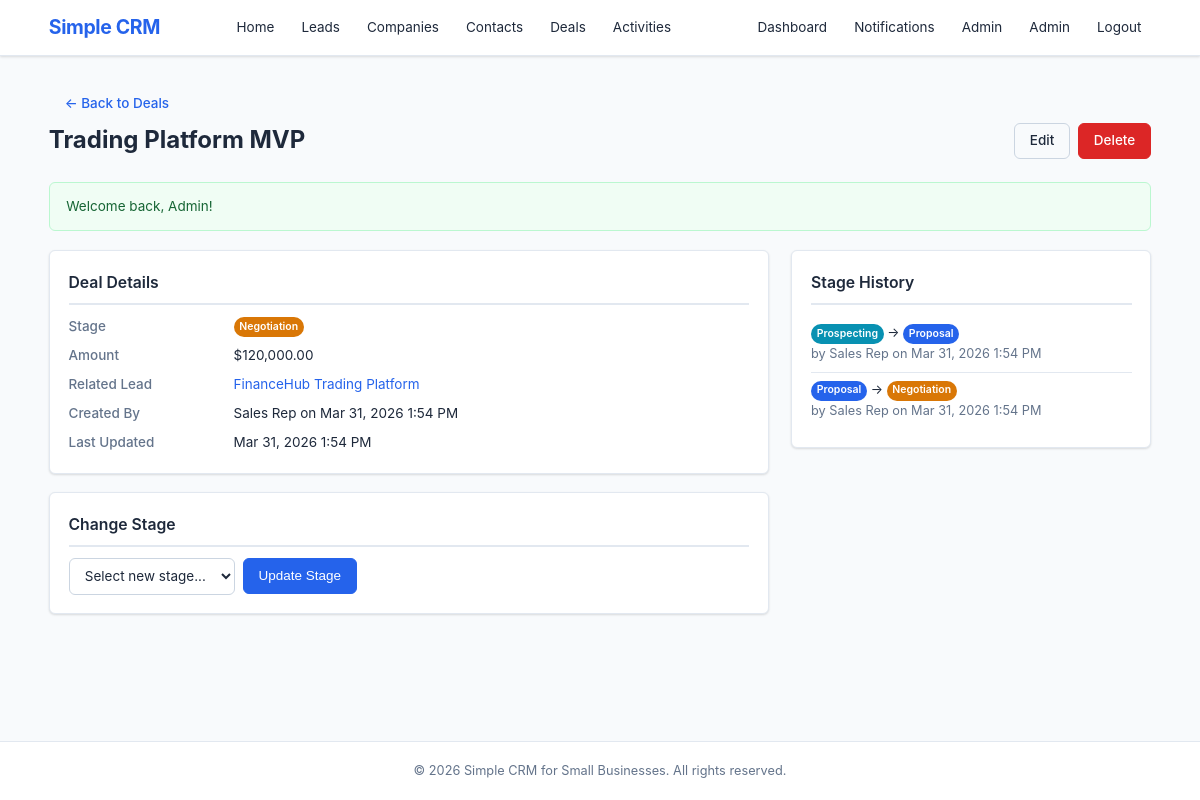
The page /public/deal_detail.php?id=3 (signed in) on the database its author committed.
### tables this page shows
CREATE TABLE IF NOT EXISTS `deals` (
    `id`         INT AUTO_INCREMENT PRIMARY KEY,
    `lead_id`    INT            DEFAULT NULL,
    `title`      VARCHAR(200)   NOT NULL DEFAULT '',
    `amount`     DECIMAL(12,2)  NOT NULL DEFAULT 0.00,
    `stage`      ENUM('prospecting','proposal','negotiation','won','lost') NOT NULL DEFAULT 'prospecting',
    `created_by` INT            DEFAULT NULL,
    `created_at` DATETIME       NOT NULL DEFAULT CURRENT_TIMESTAMP,
    `updated_at` DATETIME       NOT NULL DEFAULT CURRENT_TIMESTAMP ON UPDATE CURRENT_TIMESTAMP,
    FOREIGN KEY (`lead_id`)    REFERENCES `leads`(`id`) ON DELETE CASCADE,
    FOREIGN KEY (`created_by`) REFERENCES `users`(`id`) ON DELETE SET NULL
);

CREATE TABLE IF NOT EXISTS `leads` (
    `id`          INT AUTO_INCREMENT PRIMARY KEY,
    `title`       VARCHAR(200) NOT NULL,
    `description` TEXT         DEFAULT NULL,
    `status`      ENUM('new','contacted','qualified','won','lost') NOT NULL DEFAULT 'new',
    `company_id`  INT          DEFAULT NULL,
    `contact_id`  INT          DEFAULT NULL,
    `assigned_to` INT          DEFAULT NULL,
    `category_id` INT          DEFAULT NULL,
    `created_by`  INT          DEFAULT NULL,
    `created_at`  DATETIME     NOT NULL DEFAULT CURRENT_TIMESTAMP,
    `updated_at`  DATETIME     NOT NULL DEFAULT CURRENT_TIMESTAMP ON UPDATE CURRENT_TIMESTAMP,
    FOREIGN KEY (`company_id`)  REFERENCES `companies`(`id`)  ON DELETE SET NULL,
    FOREIGN KEY (`contact_id`)  REFERENCES `contacts`(`id`)   ON DELETE SET NULL,
    FOREIGN KEY (`assigned_to`) REFERENCES `users`(`id`)      ON DELETE SET NULL,
    FOREIGN KEY (`category_id`) REFERENCES `categories`(`id`) ON DELETE SET NULL,
    FOREIGN KEY (`created_by`)  REFERENCES `users`(`id`)      ON DELETE SET NULL
);

CREATE TABLE IF NOT EXISTS `status_history` (
    `id`          INT AUTO_INCREMENT PRIMARY KEY,
    `object_type` VARCHAR(50)  NOT NULL,
    `object_id`   INT          NOT NULL,
    `old_status`  VARCHAR(50)  DEFAULT NULL,
    `new_status`  VARCHAR(50)  NOT NULL,
    `changed_by`  INT          DEFAULT NULL,
    `changed_at`  DATETIME     NOT NULL DEFAULT CURRENT_TIMESTAMP,
    FOREIGN KEY (`changed_by`) REFERENCES `users`(`id`) ON DELETE SET NULL,
    INDEX `idx_history_object` (`object_type`, `object_id`)
);

### models/Deal.php (called while the page is built, shortened)
<?php
function getDealById(int $id): ?array
{
    $db = getDB();
    $stmt = $db->prepare(
        'SELECT d.*,
                l.title AS lead_title,
                CONCAT(u.first_name, " ", u.last_name) AS creator_name
         FROM deals d
         LEFT JOIN leads l ON d.lead_id = l.id
         LEFT JOIN users u ON d.created_by = u.id
         WHERE d.id = :id'
    );
    $stmt->execute([':id' => $id]);
    return $stmt->fetch() ?: null;
}

### includes/auth.php (called while the page is built, shortened)
<?php
function isLoggedIn(): bool
{
    return isset($_SESSION['user_id']);
}
function currentRole(): string
{
    return $_SESSION['user_role'] ?? 'visitor';
}
function hasMinRole(string $minRole): bool
{
    $hierarchy = [
        'visitor'       => 0,
        'user'          => 1,
        'sales_rep'     => 2,
        'sales_manager' => 3,
        'admin'         => 4,
    ];
    $userLevel = $hierarchy[currentRole()] ?? 0;
    $minLevel  = $hierarchy[$minRole]      ?? 0;
    return $userLevel >= $minLevel;
}

### includes/permissions.php (called while the page is built, shortened)
<?php
require_once __DIR__ . '/auth.php';
function canEditDeal(array $deal): bool
{
    if (hasMinRole('admin')) return true;
    return ($deal['created_by'] == currentUserId());
}
function canDeleteDeal(array $deal): bool
{
    if (hasMinRole('admin')) return true;
    return ($deal['created_by'] == currentUserId());
}

### models/User.php (called while the page is built, shortened)
<?php
function getStatusHistory(string $objectType, int $objectId): array
{
    $db = getDB();
    $stmt = $db->prepare(
        'SELECT sh.*,
                CONCAT(u.first_name, " ", u.last_name) AS changed_by_name
         FROM status_history sh
         LEFT JOIN users u ON sh.changed_by = u.id
         WHERE sh.object_type = :ot AND sh.object_id = :oid
         ORDER BY sh.changed_at DESC'
    );
    $stmt->execute([':ot' => $objectType, ':oid' => $objectId]);
    return $stmt->fetchAll();
}

### public/deal_detail.php (the view, shortened to what this page needs)
<?php
require_once __DIR__ . '/../includes/auth.php';
require_once __DIR__ . '/../includes/helpers.php';
require_once __DIR__ . '/../includes/permissions.php';
require_once __DIR__ . '/../models/Deal.php';
require_once __DIR__ . '/../models/User.php';
$id = (int) ($_GET['id'] ?? 0);
$deal = getDealById($id);
$transitions   = allowedDealTransitions($deal['stage']);
$statusHistory = getStatusHistory('deal', $id);
require_once __DIR__ . '/../includes/header.php';
?>
<div class="container">
    <a href="deals.php" class="btn btn-ghost">&larr; Back to Deals</a>
    <div class="page-header">
        <h1><?= e($deal['title'] ?: 'Deal #' . $deal['id']) ?></h1>
        <div class="header-actions">
            <?php if (canEditDeal($deal)): ?>
                <a href="deal_form.php?id=<?= $id ?>" class="btn btn-secondary">Edit</a>
            <?php endif; ?>
            <?php if (canDeleteDeal($deal)): ?>
                <a href="deal_delete.php?id=<?= $id ?>" class="btn btn-danger"
                   onclick="return confirm('Delete this deal?');">Delete</a>
            <?php endif; ?>
        </div>
    </div>
    <?= renderFlash() ?>
    <div class="detail-grid">
        <div class="detail-main">
            <div class="card">
                <h2>Deal Details</h2>
                <dl class="detail-list">
                    <dt>Stage</dt>
                    <dd><span class="badge <?= statusClass($deal['stage']) ?>"><?= statusLabel($deal['stage']) ?></span></dd>
                    <dt>Amount</dt><dd>$<?= number_format($deal['amount'], 2) ?></dd>
                    <dt>Related Lead</dt>
                    <dd><?= $deal['lead_title'] ? '<a href="lead_detail.php?id=' . $deal['lead_id'] . '">' . e($deal['lead_title']) . '</a>' : '—' ?></dd>
                    <dt>Created By</dt><dd><?= e($deal['creator_name'] ?? '—') ?> on <?= formatDateTime($deal['created_at']) ?></dd>
                    <dt>Last Updated</dt><dd><?= formatDateTime($deal['updated_at']) ?></dd>
                </dl>
            </div>
            <?php if (canEditDeal($deal) && !empty($transitions)): ?>
            <div class="card">
                <h2>Change Stage</h2>
                <form method="POST" class="inline-form">
                    <select name="new_stage" class="filter-select" required>
                        <option value="">Select new stage...</option>
                    </select>
                    <button type="submit" class="btn btn-primary">Update Stage</button>
                </form>
            </div>
            <?php endif; ?>
        </div>
        <div class="detail-sidebar">
            <div class="card">
                <h3>Stage History</h3>
                <?php if (empty($statusHistory)): ?>
                    <p class="text-muted">No changes recorded.</p>
                <?php else: ?>
                    <div class="history-list">
                        <?php foreach ($statusHistory as $h): ?>
                            <div class="history-item">
                                <span class="badge <?= statusClass($h['old_status'] ?? 'prospecting') ?>"><?= statusLabel($h['old_status'] ?? '—') ?></span>
                                &rarr;
                                <span class="badge <?= statusClass($h['new_status']) ?>"><?= statusLabel($h['new_status']) ?></span>
                                <br>
                                <small class="text-muted">by <?= e($h['changed_by_name'] ?? 'System') ?> on <?= formatDateTime($h['changed_at']) ?></small>
                            </div>
                        <?php endforeach; ?>
                    </div>
                <?php endif; ?>
            </div>
        </div>
    </div>
</div>
<?php require_once __DIR__ . '/../includes/footer.php'; ?>

### public/css/style.css (style rules this page uses)
*, *::before, *::after { box-sizing: border-box; margin: 0; padding: 0; }
:root { --color-primary: #2563eb; --color-primary-dark: #1d4ed8; --color-success: #16a34a; --color-warning: #d97706; --color-danger: #dc2626; --color-info: #0891b2; --color-bg: #f8fafc; --color-white: #ffffff; --color-text: #1e293b; --color-text-light: #64748b; --color-border: #e2e8f0; --color-border-dark: #cbd5e1; --radius: 6px; --shadow: 0 1px 3px rgba(0,0,0,0.08), 0 1px 2px rgba(0,0,0,0.06); --shadow-md: 0 4px 6px rgba(0,0,0,0.07), 0 2px 4px rgba(0,0,0,0.06); --font-sans: -apple-system, BlinkMacSystemFont, 'Segoe UI', Roboto, Oxygen, Ubuntu, sans-serif; --font-mono: 'SF Mono', SFMono-Regular, Consolas, 'Liberation Mono', Menlo, monospace; }
html { font-size: 15px; line-height: 1.6; }
body { font-family: var(--font-sans); color: var(--color-text); background: var(--color-bg); min-height: 100vh; display: flex; flex-direction: column; }
a { color: var(--color-primary); text-decoration: none; }
.container { max-width: 1140px; margin: 0 auto; padding: 0 1.25rem; }
.badge { display: inline-block; font-size: 0.7rem; font-weight: 600; padding: 0.15em 0.55em; border-radius: 999px; vertical-align: middle; color: var(--color-white); }
.badge-primary { background: var(--color-primary); }
.badge-warning { background: var(--color-warning); }
.badge-info { background: var(--color-info); }
.page-header { display: flex; align-items: center; justify-content: space-between; margin-bottom: 1.5rem; gap: 1rem; flex-wrap: wrap; }
.page-header h1 { font-size: 1.6rem; font-weight: 700; color: var(--color-text); }
.btn { display: inline-block; padding: 0.5rem 1rem; font-size: 0.9rem; font-weight: 500; border-radius: var(--radius); border: 1px solid var(--color-border-dark); background: var(--color-white); color: var(--color-text); cursor: pointer; transition: all 0.15s; text-align: center; line-height: 1.4; }
.btn-primary { background: var(--color-primary); color: var(--color-white); border-color: var(--color-primary); }
.btn-danger { background: var(--color-danger); color: var(--color-white); border-color: var(--color-danger); }
.card { background: var(--color-white); border: 1px solid var(--color-border); border-radius: var(--radius); padding: 1.25rem; box-shadow: var(--shadow); }
.card h3 { font-size: 1rem; margin-bottom: 0.75rem; font-weight: 600; }
.btn-secondary { background: var(--color-bg); color: var(--color-text); border-color: var(--color-border-dark); }
.btn-ghost { background: transparent; border-color: transparent; color: var(--color-primary); }
.filter-input, .filter-select { padding: 0.55rem 0.75rem; font-size: 0.9rem; border: 1px solid var(--color-border-dark); border-radius: var(--radius); background: var(--color-white); color: var(--color-text); font-family: var(--font-sans); transition: border-color 0.15s; }
.filter-select { min-width: 140px; }
.detail-grid { display: grid; grid-template-columns: 2fr 1fr; gap: 1.5rem; align-items: start; }
.detail-main .card, .detail-sidebar .card { margin-bottom: 1.25rem; }
.detail-main .card h2, .detail-sidebar .card h3 { margin-bottom: 0.75rem; font-size: 1.05rem; font-weight: 600; padding-bottom: 0.5rem; border-bottom: 2px solid var(--color-border); }
.detail-list { display: grid; grid-template-columns: 150px 1fr; gap: 0.5rem 1rem; font-size: 0.9rem; }
.detail-list dt { color: var(--color-text-light); font-weight: 500; }
.detail-list dd { margin: 0; }
.header-actions { display: flex; gap: 0.5rem; }
.history-list .history-item { padding: 0.5rem 0; border-bottom: 1px solid var(--color-border); font-size: 0.85rem; }
.history-list .history-item:last-child { border-bottom: none; }
.inline-form { display: flex; gap: 0.5rem; align-items: center; flex-wrap: wrap; }
.text-muted { color: var(--color-text-light); font-size: 0.85rem; }

### rows shown on the page
deals: title "Trading Platform MVP", stage "Negotiation", amount "120,000.00", lead.title "FinanceHub Trading Platform", created_at "Mar 31, 2026 1:54 PM", updated_at "Mar 31, 2026 1:54 PM"
status_history: old_status "Prospecting", new_status "Proposal", changed_by_name "Sales Rep", changed_at "Mar 31, 2026 1:54 PM"
status_history: old_status "Proposal", new_status "Negotiation", changed_by_name "Sales Rep", changed_at "Mar 31, 2026 1:54 PM"

### other values the page prints
$user['first_name'] "Admin"
$msg "Welcome back, Admin!"
$deal['creator_name'] "Sales Rep"
